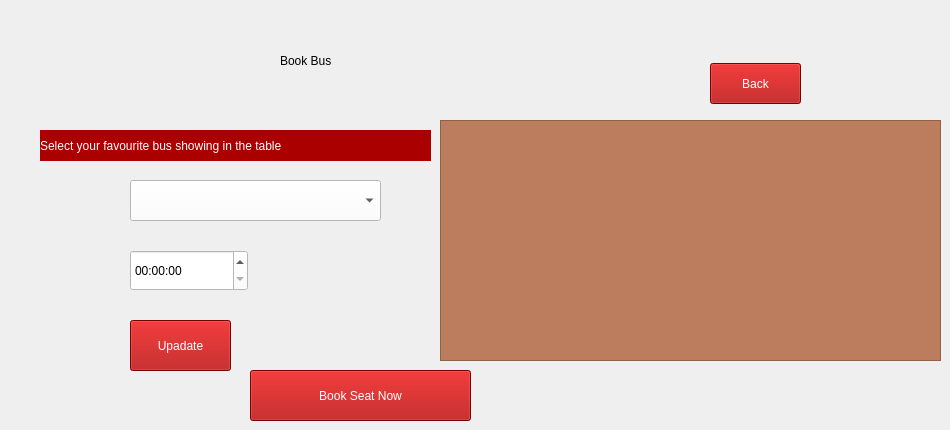
      <widget class="QWidget" name="Bus_type_select_page">
       <widget class="QPushButton" name="Book_seat_button">
        <property name="geometry">
         <rect>
          <x>250</x>
          <y>370</y>
          <width>221</width>
          <height>51</height>
         </rect>
        </property>
        <property name="styleSheet">
         <string notr="true">background-color: rgb(170, 0, 0);
color: rgb(255, 255, 255);
font: 700 9pt &quot;Segoe UI&quot;;
font: 700 9pt &quot;Segoe UI&quot;;
font: 14pt &quot;Segoe UI&quot;;</string>
        </property>
        <property name="text">
         <string>Book Seat Now</string>
        </property>
       </widget>
       <widget class="QLabel" name="Select_bus_text">
        <property name="geometry">
         <rect>
          <x>280</x>
          <y>40</y>
          <width>301</width>
          <height>41</height>
         </rect>
        </property>
        <property name="styleSheet">
         <string notr="true">
color: rgb(0, 0, 0);
font: 24pt &quot;Algerian&quot;;
font: 48pt &quot;Algerian&quot;;</string>
        </property>
        <property name="text">
         <string>Book Bus</string>
        </property>
       </widget>
       <widget class="QPushButton" name="Back_option">
        <property name="geometry">
         <rect>
          <x>710</x>
          <y>63</y>
          <width>91</width>
          <height>41</height>
         </rect>
        </property>
        <property name="styleSheet">
         <string notr="true">background-color: rgb(170, 0, 0);
color: rgb(255, 255, 255);
font: 700 9pt &quot;Segoe UI&quot;;
font: 700 9pt &quot;Segoe UI&quot;;
font: 14pt &quot;Segoe UI&quot;;</string>
        </property>
        <property name="text">
         <string>Back</string>
        </property>
       </widget>
       <widget class="QTableView" name="available_bus">
        <property name="geometry">
         <rect>
          <x>440</x>
          <y>120</y>
          <width>501</width>
          <height>241</height>
         </rect>
        </property>
        <property name="styleSheet">
         <string notr="true">background-color: rgb(188, 125, 94);</string>
        </property>
       </widget>
       <widget class="QComboBox" name="select_bus">
        <property name="geometry">
         <rect>
          <x>130</x>
          <y>180</y>
          <width>251</width>
          <height>41</height>
         </rect>
        </property>
        <property name="styleSheet">
         <string notr="true">background-color: rgb(255, 255, 255);</string>
        </property>
       </widget>
       <widget class="QLabel" name="select_bus_text">
        <property name="geometry">
         <rect>
          <x>40</x>
          <y>130</y>
          <width>391</width>
          <height>31</height>
         </rect>
        </property>
        <property name="styleSheet">
         <string notr="true">background-color: rgb(170, 0, 0);
color: rgb(255, 255, 255);
font: 700 9pt &quot;Segoe UI&quot;;
font: 700 9pt &quot;Segoe UI&quot;;
font: 14pt &quot;Segoe UI&quot;;</string>
        </property>
        <property name="text">
         <string>Select your favourite bus showing in the table</string>
        </property>
       </widget>
       <widget class="QTimeEdit" name="StartTime_2">
        <property name="geometry">
         <rect>
          <x>130</x>
          <y>250</y>
          <width>118</width>
          <height>41</height>
         </rect>
        </property>
        <property name="styleSheet">
         <string notr="true">background-color: rgb(255, 255, 255);
color: rgb(0, 0, 0);</string>
        </property>
       </widget>
       <widget class="QPushButton" name="UpdateAsTime">
        <property name="geometry">
         <rect>
          <x>130</x>
          <y>320</y>
          <width>101</width>
          <height>51</height>
         </rect>
        </property>
        <property name="styleSheet">
         <string notr="true">background-color: rgb(170, 0, 0);
color: rgb(255, 255, 255);
font: 700 9pt &quot;Segoe UI&quot;;
font: 700 9pt &quot;Segoe UI&quot;;
font: 14pt &quot;Segoe UI&quot;;</string>
        </property>
        <property name="text">
         <string>Upadate</string>
        </property>
       </widget>
      </widget>
